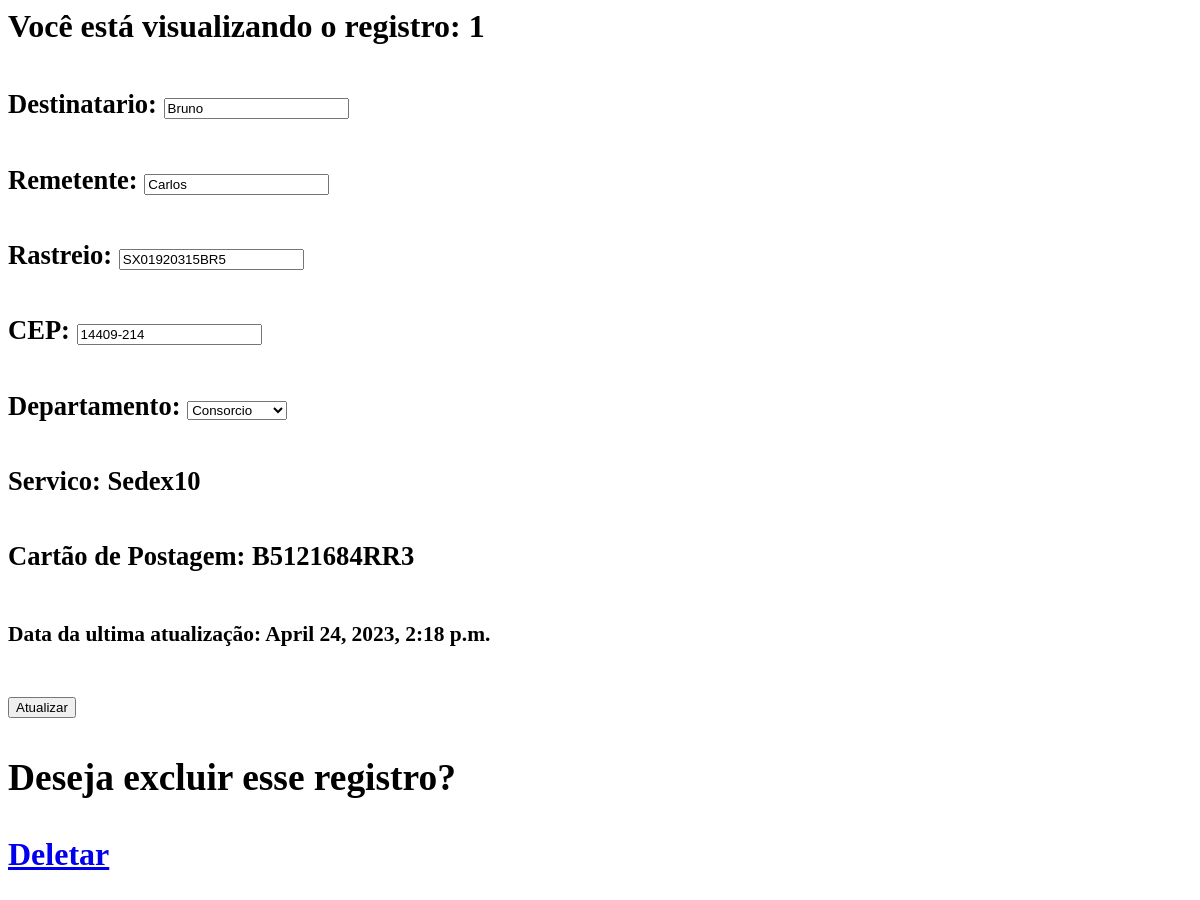
Before: /envios/editar_envio/1 with the older database file.
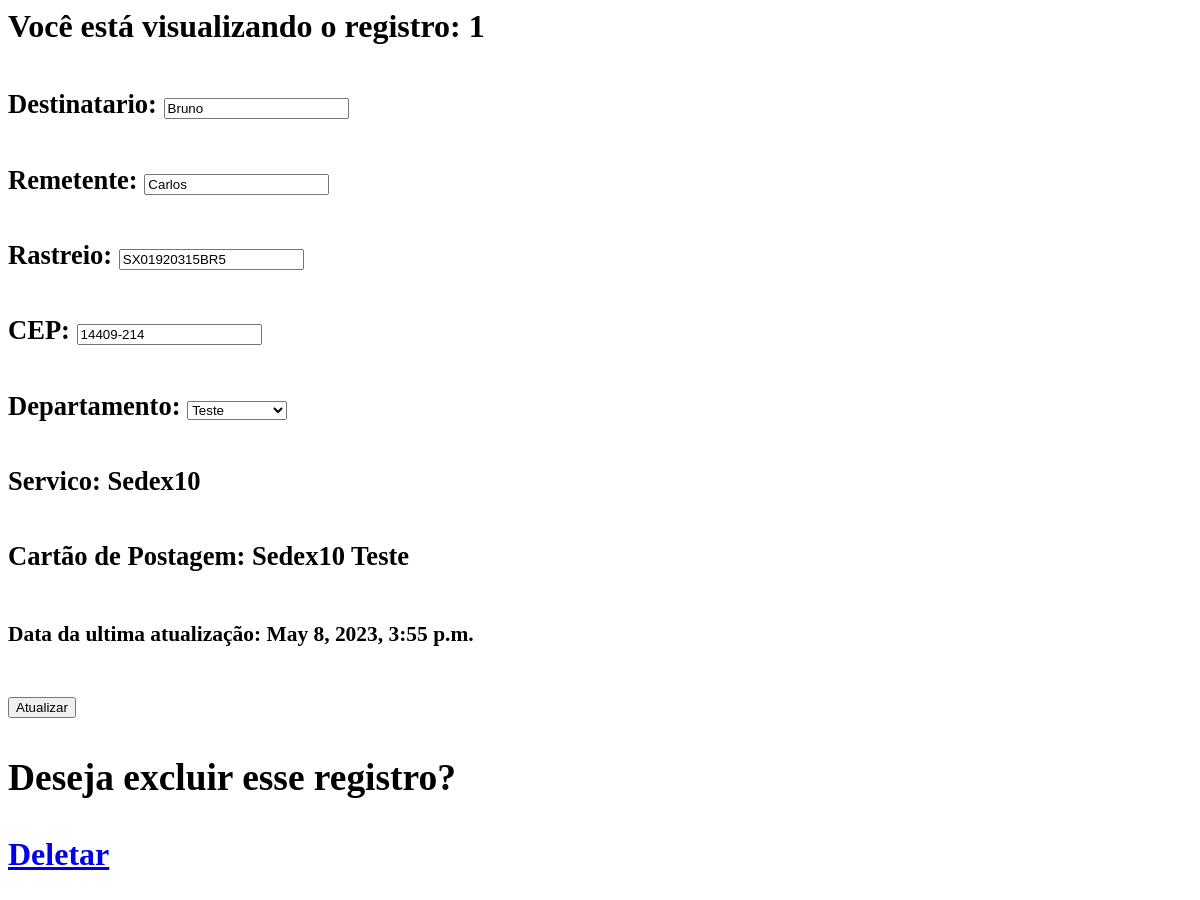
After: the same page with the newer database file.
### envios/models.py (models this page shows, shortened)
class Envio(models.Model):
    destinatario = models.CharField(max_length=100, null=False)
    remetente = models.CharField(max_length=100)
    rastreio = models.CharField(max_length=100, unique=True, blank=True)
    cep = models.CharField(max_length=100)
    departamento = models.ForeignKey(Setores, on_delete=models.PROTECT)
    servico = models.ForeignKey(EtiquetaCorreios, on_delete=models.PROTECT)
    postagem = models.ForeignKey(CodigoPostagem, on_delete=models.PROTECT)
    data = models.DateTimeField(blank=True, default=timezone.now)
    data_att = models.DateTimeField(null=True)

class CodigoPostagem(models.Model):
    departamento = models.ForeignKey(Setores, on_delete=models.PROTECT)
    servico = models.ForeignKey(EtiquetaCorreios, on_delete=models.PROTECT)
    postagem = models.CharField(max_length=50, unique=True)
    def __str__(self):
        return self.postagem
    class Meta:
        unique_together = ('departamento', 'servico',)

class EtiquetaCorreios(models.Model):
    servico = models.CharField(max_length=50)
    codigo = models.CharField(max_length=2)
    def __str__(self):
        return self.servico

### recebimentos/models.py (models this page shows)
class Setores(models.Model):
    departamento = models.CharField(max_length=100,null=True,blank=False, unique=True)
    def __str__(self):
        return self.departamento

### envios/views.py (the view)
# urls.py: path('editar_envio/<int:id>', editar_envio, name="editar_envio"),
def editar_envio(request, id):
    envio = Envio.objects.get(id=id)
    dep = Setores.objects.all()
    return render(request, "atualizar.html", {"envio": envio, "dep":dep})

### envios/templates/atualizar.html (shortened to what this page needs)
<body>
    <h1>Você está visualizando o registro: {{envio.id }}<h1>
        <form action="{% url 'update_envio' envio.id %}" method="POST">
            <h5> Destinatario: <input type="text" name="destinatario" value="{{envio.destinatario}}"> </h5>
            <h5> Remetente: <input type="text" name="remetente" value="{{envio.remetente}}"> </h5>
            <h5> Rastreio: <input type="text" name="rastreio" value="{{envio.rastreio}}" required> </h5>
            <h5> CEP: <input type="text" name="cep" value="{{envio.cep}}"> </h5>
            <h5> Departamento: <select name="departamento"></h5>
                <option value="{{envio.departamento}}" selected enabled hidden> {{envio.departamento}} </option>
            <h5> Servico: {{envio.servico}} </h5>
            <h5> Cartão de Postagem: {{envio.postagem}} </h5>
            <h6> Data da ultima atualização: {{envio.data_att }} </h6>
            <button type="submit">Atualizar</button>
            <h3> Deseja excluir esse registro? </h3>
            <a href="{% url 'delete_envio' envio.id %}">Deletar</a>
        </form>
</body>

Changed rows visible on the page:
changed Envio "Bruno": departamento "Consorcio" → "Teste"; postagem "B5121684RR3" → "Sedex10 Teste"; data_att "April 24, 2023, 2:18 p.m." → "May 8, 2023, 3:55 p.m."
